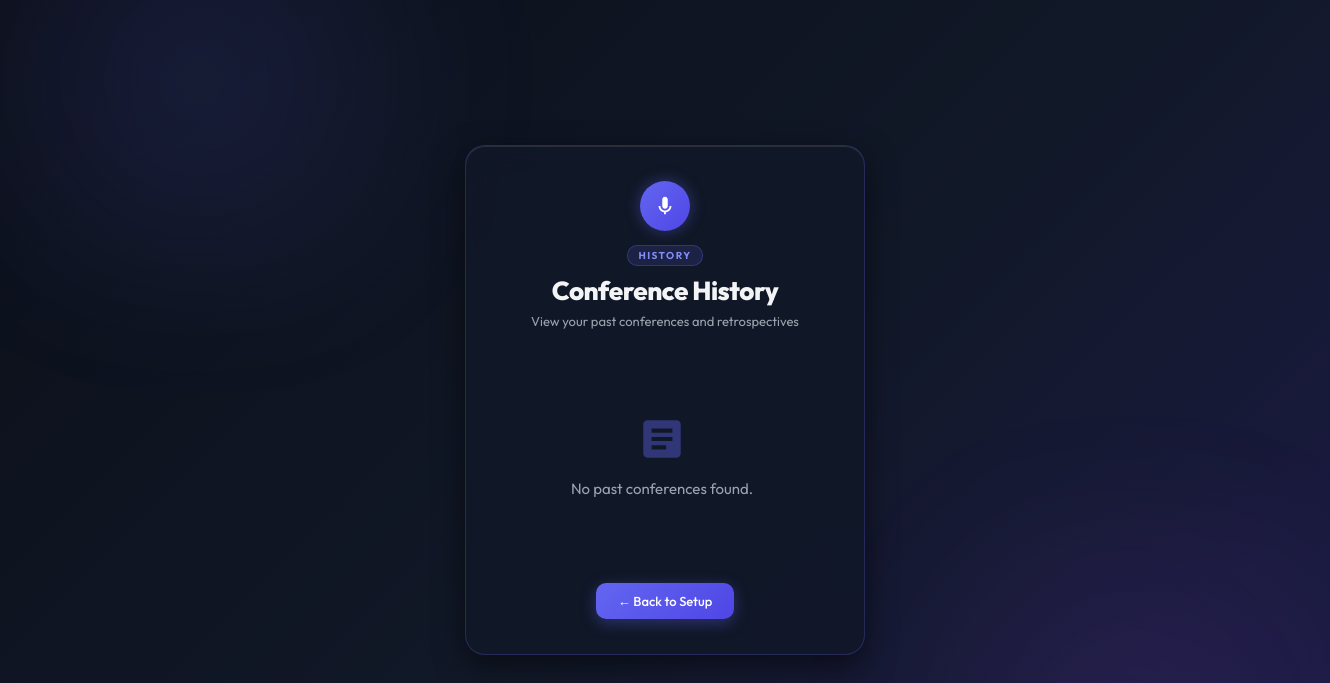
The app's page /history (signed in), older data.
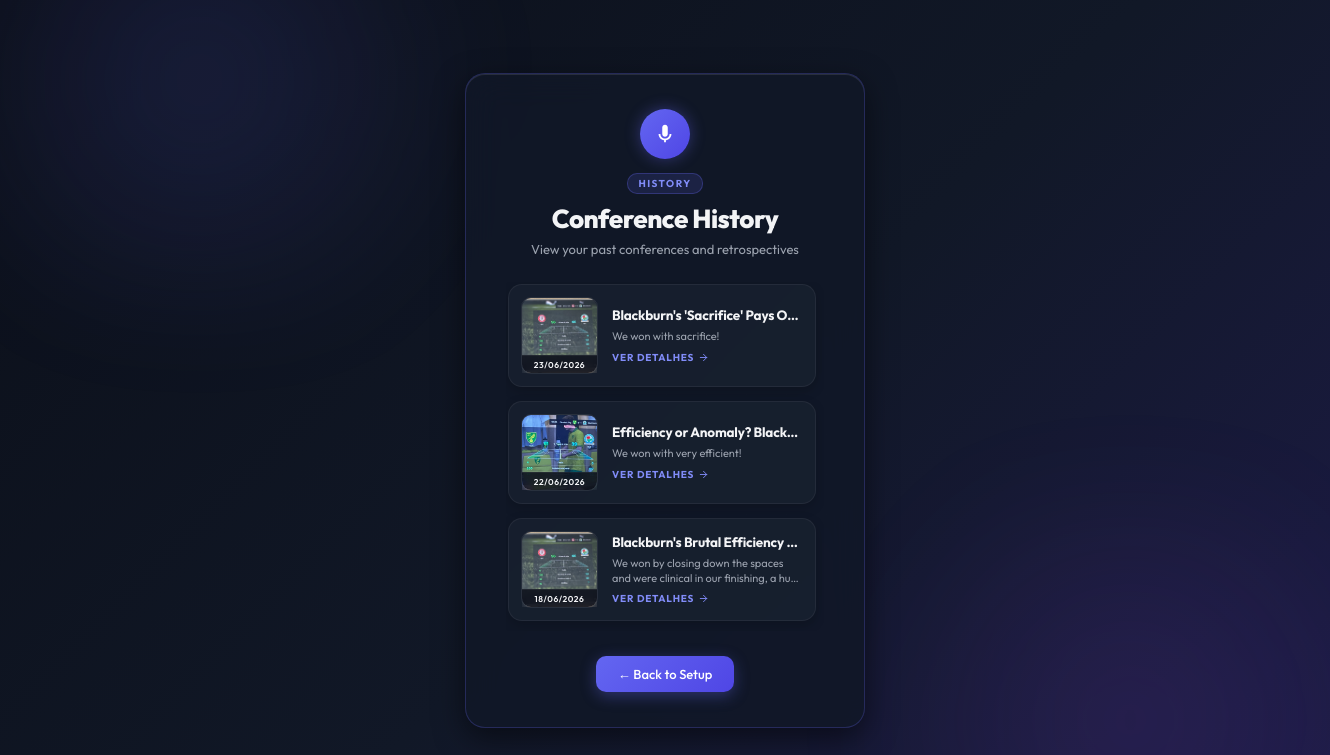
The same page, newer data.
### tables this page shows
CREATE TABLE conferences (
    id INTEGER PRIMARY KEY AUTOINCREMENT,
    user_id INTEGER NOT NULL,
    screenshot_path TEXT NOT NULL,
    initial_context TEXT NOT NULL, -- User's match notes (up to 200 chars)
    headline TEXT,                 -- AI generated headline (NULL until final round completes)
    chronicle TEXT,                -- AI generated article text (NULL until final round completes)
    created_at DATETIME DEFAULT CURRENT_TIMESTAMP,
    FOREIGN KEY (user_id) REFERENCES users(id) ON DELETE CASCADE
);

### routes/main.py (the view)
@main_bp.route("/history", methods=["GET"])
@login_required
def history():
    user_id = session["user_id"]
    with get_db() as conn:
        conferences = conn.execute(
            "SELECT *, strftime('%d/%m/%Y', created_at) AS formatted_date FROM conferences WHERE user_id = ? AND headline IS NOT NULL AND chronicle IS NOT NULL ORDER BY created_at DESC",
            (user_id,)
        ).fetchall()
    return render_template("history.html", conferences=conferences)

### services/db.py (called while the page is built)
@contextmanager
def get_db():
    db_path = os.getenv("DATABASE_PATH", "conference_data.db")
    conn = sqlite3.connect(db_path)
    conn.row_factory = sqlite3.Row
    conn.execute("PRAGMA foreign_keys = ON;")
    try:
        yield conn
    finally:
        conn.close()

### utils/security.py (called while the page is built)
def login_required(f):
    @wraps(f)
    def decorated(*args, **kwargs):
        if session.get("user_id") is None:
            flash("You need to be logged in to access this page.", "error")
            return redirect(url_for("auth.login"))
        return f(*args, **kwargs)
    return decorated

### templates/history.html (shortened to what this page needs)
{% extends "base.html" %}
{% block extra_css %}
<link rel="stylesheet" href="{{ url_for('static', filename='css/history.css') }}">
{% endblock %}
{% block badge %}<span class="badge">History</span>{% endblock %}
{% block card_title %}Conference History{% endblock %}
{% block card_tagline %}View your past conferences and retrospectives{% endblock %}
{% block content %}
<div id="history-container">
    {% if not conferences %}
        <div class="empty-state">
            <svg class="empty-icon" viewBox="0 0 24 24">
                <path d="M19 3H5c-1.1 0-2 .9-2 2v14c0 1.1.9 2 2 2h14c1.1 0 2-.9 2-2V5c0-1.1-.9-2-2-2zm-5 14H7v-2h7v2zm3-4H7v-2h10v2zm0-4H7V7h10v2z"/>
            </svg>
            <p>No past conferences found.</p>
        </div>
    {% else %}
        <div class="history-grid">
            {% for conference in conferences %}
                <a href="{{ url_for('main.newspaper', conference_id=conference.id) }}" class="history-card">
                    <div class="card-thumbnail">
                        <img src="{{ conference.screenshot_path }}" alt="Match Screenshot" loading="lazy">
                        <span class="card-date">{{ conference.formatted_date or conference.created_at }}</span>
                    </div>
                    <div class="card-info">
                        <h3 class="card-headline">{{ conference.headline }}</h3>
                        <p class="card-context">{{ conference.initial_context }}</p>
                        <div class="card-action">
                            <span>Ver Detalhes</span>
                            <svg viewBox="0 0 24 24" class="arrow-icon">
                                <path d="M5 12h14M12 5l7 7-7 7" stroke="currentColor" stroke-width="2" fill="none" stroke-linecap="round" stroke-linejoin="round"/>
                            </svg>
                        </div>
                    </div>
                </a>
            {% endfor %}
        </div>
    {% endif %}
</div>
<div class="footer-links">
    <a href="{{ url_for('main.setup') }}" class="back-link">← Back to Setup</a>
</div>
{% endblock %}

### templates/base.html (shortened to what this page needs)
<!DOCTYPE html>
<html lang="en">
<head>
    <link rel="stylesheet" href="{{ url_for('static', filename='css/style.css') }}">
    {% block extra_css %}{% endblock %}
</head>
<body>
<div class="app-wrapper">
    <div class="app-card">
        <div class="backdrop-pattern"></div>
        <div class="header-section">
            <div class="mic-icon">
                <svg viewBox="0 0 24 24">
                    <path d="M12 2c1.66 0 3 1.34 3 3v7c0 1.66-1.34 3-3 3s-3-1.34-3-3v-7c0-1.66 1.34-3 3-3zm7 10h-2c0 2.76-2.24 5-5 5s-5-2.24-5-5H5c0 3.53 2.61 6.43 6 6.92V21h2v-2.08c3.39-.49 6-3.39 6-6.92z"/>
                </svg>
            </div>
            {% block badge %}{% endblock %}
            <h2>{% block card_title %}{% endblock %}</h2>
            <p class="tagline">{% block card_tagline %}{% endblock %}</p>
        </div>
        {% block content %}{% endblock %}
    </div>
</div>
</body>
</html>

### static/css/style.css (style rules this page uses)
:root { --bg-gradient: linear-gradient(135deg, #0b0f19 0%, #111827 50%, #1e1b4b 100%); --card-bg: rgba(17, 24, 39, 0.85); --border-color: rgba(99, 102, 241, 0.25); --accent-color: #4f46e5; --accent-glow: #6366f1; --text-primary: #f3f4f6; --text-secondary: #9ca3af; }
body { font-family: 'Outfit', sans-serif; background: var(--bg-gradient); background-attachment: fixed; display: flex; justify-content: center; align-items: center; height: 100vh; margin: 0; overflow: hidden; position: relative; }
body::before { content: ''; position: absolute; top: -20%; left: -10%; width: 50%; height: 60%; background: radial-gradient(circle, rgba(99, 102, 241, 0.15) 0%, transparent 70%); z-index: 1; filter: blur(50px); pointer-events: none; }
body::after { content: ''; position: absolute; bottom: -20%; right: -10%; width: 50%; height: 60%; background: radial-gradient(circle, rgba(168, 85, 247, 0.1) 0%, transparent 70%); z-index: 1; filter: blur(50px); pointer-events: none; }
.app-wrapper { position: relative; z-index: 2; width: 100%; max-width: 440px; padding: 20px; box-sizing: border-box; }
.app-card { background: var(--card-bg); border: 1px solid var(--border-color); border-radius: 20px; padding: 35px 40px; box-shadow: 0 10px 30px rgba(0, 0, 0, 0.5), inset 0 1px 0 rgba(255, 255, 255, 0.1); backdrop-filter: blur(16px); position: relative; overflow: hidden; }
.backdrop-pattern { position: absolute; top: 0; left: 0; right: 0; bottom: 0; opacity: 0.03; background-image: linear-gradient(rgba(255, 255, 255, 0.1) 1px, transparent 1px), linear-gradient(90deg, rgba(255, 255, 255, 0.1) 1px, transparent 1px); background-size: 40px 40px; pointer-events: none; z-index: 0; }
.header-section { text-align: center; margin-bottom: 25px; position: relative; z-index: 1; }
.mic-icon { width: 50px; height: 50px; background: linear-gradient(135deg, var(--accent-glow) 0%, var(--accent-color) 100%); border-radius: 50%; display: flex; align-items: center; justify-content: center; margin: 0 auto 12px auto; box-shadow: 0 0 15px rgba(99, 102, 241, 0.4); }
.mic-icon svg { fill: white; width: 22px; height: 22px; }
.badge { background: rgba(99, 102, 241, 0.15); color: #818cf8; padding: 3px 10px; border-radius: 10px; font-size: 10px; text-transform: uppercase; font-weight: 700; letter-spacing: 1.5px; display: inline-block; margin-bottom: 8px; border: 1px solid rgba(99, 102, 241, 0.3); }
h2 { margin: 0; font-size: 26px; font-weight: 800; color: var(--text-primary); letter-spacing: -0.5px; }
.tagline { color: var(--text-secondary); font-size: 13px; margin-top: 6px; font-weight: 400; }
.footer-links { display: flex; justify-content: center; align-items: center; gap: 15px; margin-top: 20px; font-size: 13px; position: relative; z-index: 1; }
.footer-links a { color: #818cf8; text-decoration: none; transition: color 0.2s; font-weight: 500; }

Row changes from the older to the newer data that the page shows:
added conferences: screenshot_path (picture), created_at "23/06/2026", headline "Blackburn's 'Sacrifice' Pays O…", initial_context "We won with sacrifice!"
added conferences: screenshot_path (picture), created_at "22/06/2026", headline "Efficiency or Anomaly? Black…", initial_context "We won with very efficient!"
added conferences: screenshot_path (picture), created_at "18/06/2026", headline "Blackburn's Brutal Efficiency…", initial_context "We won by closing down the spaces and were clinical in our finishing, a…"
Text that changed along with them:
text no longer shown: "No past conferences found."
